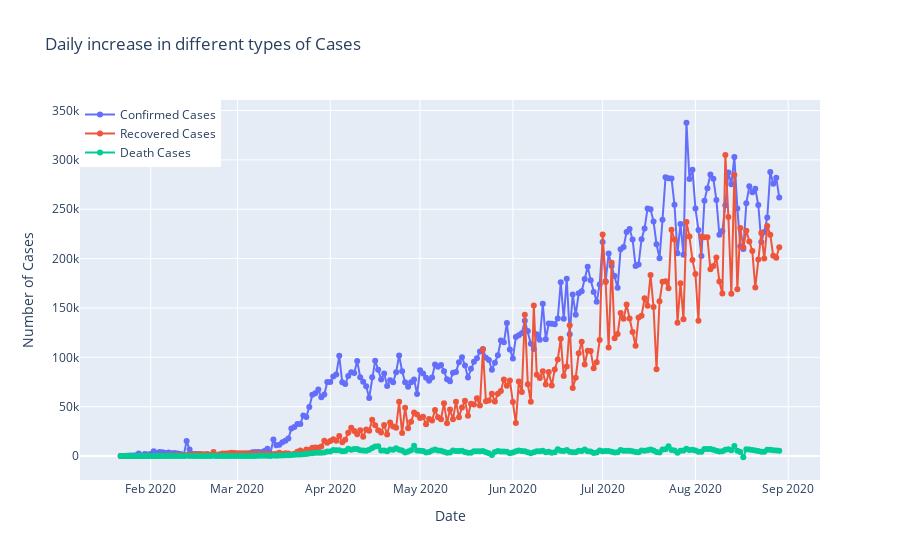

Write notebook code for a chart like this one.
### Code cell
print("Average increase in number of Confirmed Cases every day: ",np.round(datewise["Confirmed"].diff().fillna(0).mean()))
print("Average increase in number of Recovered Cases every day: ",np.round(datewise["Recovered"].diff().fillna(0).mean()))
print("Average increase in number of Deaths Cases every day: ",np.round(datewise["Deaths"].diff().fillna(0).mean()))

fig=go.Figure()
fig.add_trace(go.Scatter(x=datewise.index, y=datewise["Confirmed"].diff().fillna(0),mode='lines+markers',
                    name='Confirmed Cases'))
fig.add_trace(go.Scatter(x=datewise.index, y=datewise["Recovered"].diff().fillna(0),mode='lines+markers',
                    name='Recovered Cases'))
fig.add_trace(go.Scatter(x=datewise.index, y=datewise["Deaths"].diff().fillna(0),mode='lines+markers',
                    name='Death Cases'))
fig.update_layout(title="Daily increase in different types of Cases",
                 xaxis_title="Date",yaxis_title="Number of Cases",legend=dict(x=0,y=1,traceorder="normal"))
fig.show()

### Figure 1 — Plotly figure (JSON) as saved in the notebook; plotly's stock layout.template omitted (floating-point values rounded to 4 significant figures; data arrays with more than 128 entries replaced by an {"elided": "..."} marker saying what was removed)
{"data": [{"mode": "lines+markers", "name": "Confirmed Cases", "type": "scatter", "x": {"elided": "221 str values"}, "y": {"elided": "221 int values"}}, {"mode": "lines+markers", "name": "Recovered Cases", "type": "scatter", "x": {"elided": "221 str values"}, "y": {"elided": "221 int values"}}, {"mode": "lines+markers", "name": "Death Cases", "type": "scatter", "x": {"elided": "221 str values"}, "y": {"elided": "221 int values"}}], "layout": {"legend": {"traceorder": "normal", "x": 0, "y": 1}, "title": {"text": "Daily increase in different types of Cases"}, "xaxis": {"title": {"text": "Date"}}, "yaxis": {"title": {"text": "Number of Cases"}}}}
